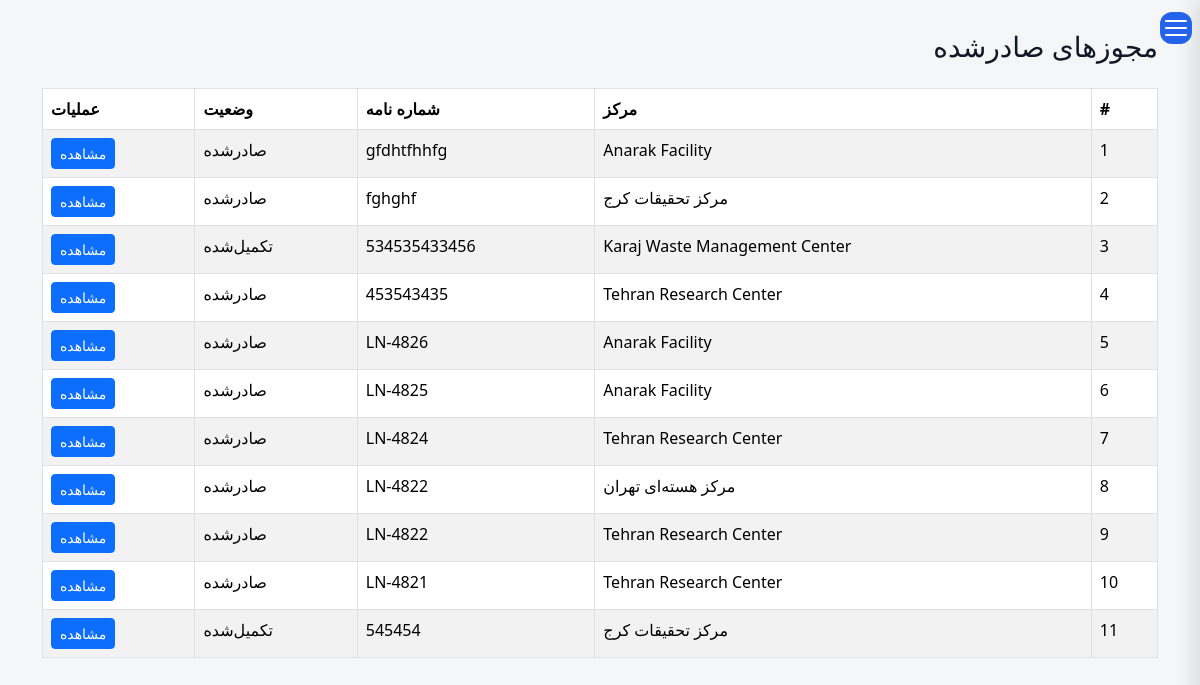
Page /contract/licenses/issued/ (signed in) on the committed database.
### operations/models.py (models this page shows, shortened)
class LicenseRequest(models.Model):
    facility = models.ForeignKey(
        FacilityModel,
        on_delete=models.PROTECT,
        related_name="license_requests",
    )
    letter_number = models.CharField(_("Letter Number"),
        max_length=100,
        blank=True,
        null=True,
    )
    letter_date = models.DateField(_("Letter Date"),
        blank=True,
        null=True,
    )
    status = models.CharField( _("Status"),
        max_length=20,
        choices=LicenseStatus.choices,
        default=LicenseStatus.DRAFT,
    )
    status_date = models.DateTimeField( _("Status Date"),
        null=True,
        blank=True,
    )
    specification_completed = models.BooleanField(_("Specification Completed"),default=False,)
    description = models.TextField(
        _("Description"),
        blank=True,)
    created_by = models.ForeignKey(
        settings.AUTH_USER_MODEL,
        verbose_name=_("Created By"),
        on_delete=models.PROTECT,
    )
    created_at = models.DateTimeField( _("Created At"),
        auto_now_add=True,
    )
    updated_at = models.DateTimeField( _("Updated At"),
        auto_now=True,
    )
    history = HistoricalRecords()
    class Meta:
        ordering = ["-created_at"]
        verbose_name = _("License Request")
        verbose_name_plural = _("License Requests")

### facilities/models.py (models this page shows)
class FacilityModel(models.Model):
    name = models.CharField(
        _("Facility Name"),
        max_length=255, blank=True,null=True
    )
    responsible_person = models.CharField(
        _("Responsible Person"),
        max_length=150, blank=True,null=True
    )
    telephone = models.CharField(
        _("Telephone"),
        max_length=50, blank=True,null=True
    )
    email = models.EmailField(
        _("Email"),
        blank=True,null=True
    )
    address1 = models.CharField(
        _("Address Line 1"),
        max_length=255, blank=True,null=True
    )
    address2 = models.CharField(
        _("Address Line 2"),
        max_length=255,
         blank=True,null=True
    )
    postal_code = models.CharField(
        _("Postal Code"),
        max_length=20,
         blank=True,null=True
    )
    national_id = models.CharField(
        _("National ID"),
        max_length=50,
         blank=True,null=True
    )
    economic_code = models.CharField(
        _("Economic Code"),
        max_length=50,
         blank=True,null=True
    )
    created_at = models.DateTimeField(
        _("Created At"),
        auto_now_add=True
    )
    updated_at = models.DateTimeField(
        _("Updated At"),
        auto_now=True
    )
    class Meta:
        ordering = ["name"]
        verbose_name = _("Facility")
        verbose_name_plural = _("Facilities")
        constraints = [
            models.UniqueConstraint(
                fields=["national_id"],
                name="unique_facility_national_id",
                condition=models.Q(national_id__isnull=False),
            ),
            models.UniqueConstraint(
                fields=["postal_code"],
                name="unique_facility_postal_code",
                condition=models.Q(postal_code__isnull=False),
            ),
            models.UniqueConstraint(
                fields=["economic_code"],
                name="unique_facility_economic_code",
                condition=models.Q(economic_code__isnull=False),
            ),
        ]
    def __str__(self):
        return str(self.name) if self.name else _("Unnamed Facility")

### contract/views.py (the view)
def issued_license_list(request):
    licenses = (
        LicenseRequest.objects
        .filter(
            Q(status=LicenseStatus.ISSUED) |
            Q(status=LicenseStatus.COMPLETED)
        )
        .select_related("facility")
        .order_by("-updated_at")
    )
    return render(
        request,
        "contract/issued_license_list.html",
        {
            "licenses": licenses,
        },
    )

### templates/contract/issued_license_list.html (shortened to what this page needs)
{% extends "base.html" %}
{% load i18n %}
{% block content %}
<div class="container">
<h3 class="mb-4">{% trans "Issued Licenses" %}</h3>
<table class="table table-striped table-bordered">
<thead>
<tr>
    <th>#</th>
    <th>{% trans "Facility" %}</th>
    <th>{% trans "Letter Number" %}</th>
    <th>{% trans "Status" %}</th>
    <th>{% trans "Actions" %}</th>
</tr>
</thead>
<tbody>
{% for license in licenses %}
<tr>
<td>{{ forloop.counter }}</td>
<td>{{ license.facility }}</td>
<td>{{ license.letter_number }}</td>
<td>{{ license.get_status_display }}</td>
<td>
<a
class="btn btn-sm btn-primary"
href="{% url 'license_detail' license.pk %}">
{% trans "View" %}
</a>
</td>
</tr>
{% empty %}
<tr>
<td colspan="5">
{% trans "No issued licenses found." %}
</td>
</tr>
{% endfor %}
</tbody>
</table>
</div>
{% endblock %}

### static/css/base.css (style rules this page uses)
* { margin:0; padding:0; box-sizing:border-box; }
html.rtl { font-family:Vazirmatn,sans-serif; }
:root { --bg: #f5f6f8; --card: #ffffff; --text: #111827; --muted: #6b7280; --border: #e5e7eb; --primary: #2563eb; --sidebar: #1f2937; --sidebar-text: #374151; }
body { background: var(--bg); color: var(--text); }
th, td { padding: 12px; border-bottom: 1px solid var(--border); text-align: left; }
th { background: rgba(0,0,0,0.03); }
table { width: max-content; min-width: 100%; border-collapse: collapse; }
table thead th { position: sticky; top: 0; background: var(--card); z-index: 10; }

### rows in the picture
LicenseRequest: facility "Anarak Facility", letter_number "gfdhtfhhfg", status "صادرشده"
LicenseRequest: facility "مرکز تحقیقات کرج", letter_number "fghghf", status "صادرشده"
LicenseRequest: facility "Karaj Waste Management Center", letter_number "534535433456", status "تکمیل‌شده"
LicenseRequest: facility "Tehran Research Center", letter_number "453543435", status "صادرشده"
LicenseRequest: facility "Anarak Facility", letter_number "LN-4826", status "صادرشده"
LicenseRequest: facility "Anarak Facility", letter_number "LN-4825", status "صادرشده"
LicenseRequest: facility "Tehran Research Center", letter_number "LN-4824", status "صادرشده"
LicenseRequest: facility "مرکز هسته‌ای تهران", letter_number "LN-4822", status "صادرشده"
LicenseRequest: facility "Tehran Research Center", letter_number "LN-4822", status "صادرشده"
LicenseRequest: facility "Tehran Research Center", letter_number "LN-4821", status "صادرشده"
LicenseRequest: facility "مرکز تحقیقات کرج", letter_number "545454", status "تکمیل‌شده"
